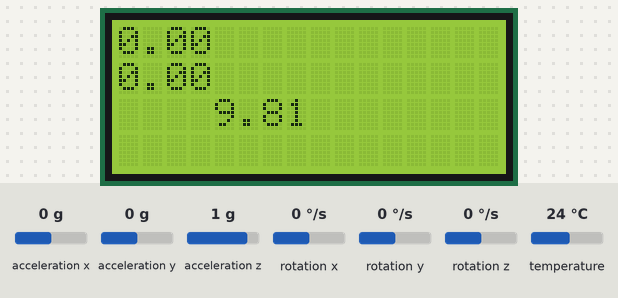
This sketch was run on a simulated Arduino Nano, built with avr-gcc and run on an emulated ATmega328P. Shown: 16×4 character LCD. Inputs (shaded band) come from the test bench; at power-on: acceleration x 0 g, acceleration y 0 g, acceleration z 1 g, rotation x 0 °/s, rotation y 0 °/s, rotation z 0 °/s, temperature 24 °C. No radio packets arrive unless stated.

Above: at 5.4 s.
5.5 s: acceleration x set to -1.4 g
At 7.5 s:
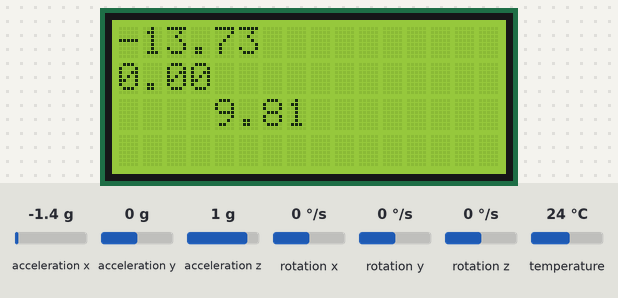
7.8 s: acceleration y set to -1.4 g
At 9.5 s:
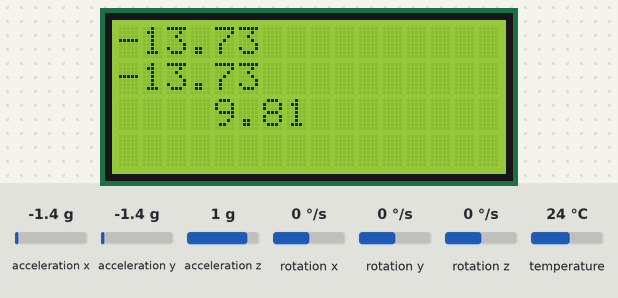
9.8 s: acceleration z set to -1.4 g
At 11.6 s:
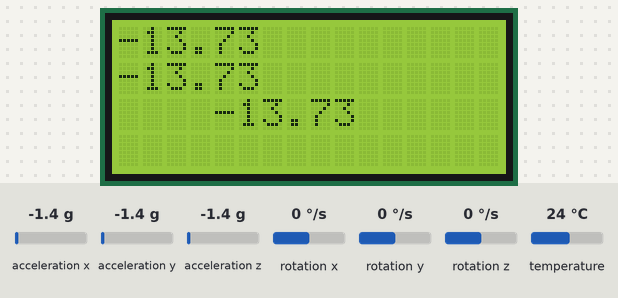
11.9 s: acceleration x set to -0.8 g
At 12.9 s:
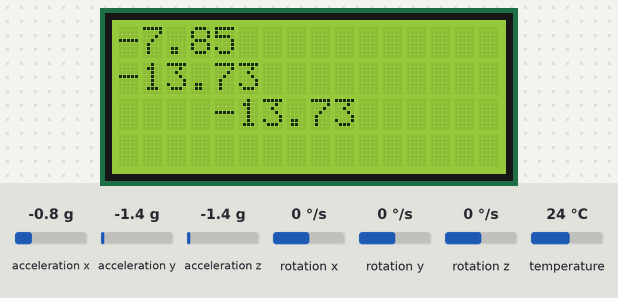
Timing chart, 0 to 14.9 s (numbered marks = the images above; inputs shaded):
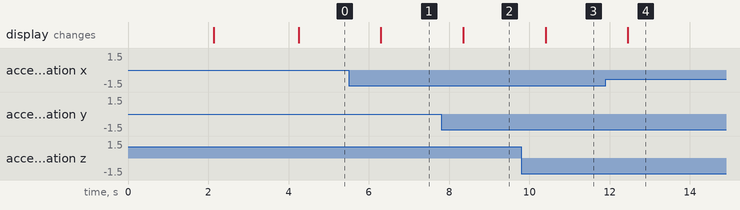

Measured:
- after the input at 5.5 s, the display: changes after 0.80 s (image 1)
- after the input at 7.8 s, the display: changes after 0.55 s (image 2)
- after the input at 9.8 s, the display: changes after 0.60 s (image 3)
- after the input at 11.9 s, the display: changes after 0.56 s (image 4)

The sketch:

Transmiter.ino
```cpp
// NRF24L01 Module Tutorial - Code for Transmitter using Arduino NANO

//Include needed Libraries at beginning
#include "nRF24L01.h" //NRF24L01 library created by TMRh20 https://github.com/TMRh20/RF24
#include "RF24.h"
#include "SPI.h"

//#include <LowPower.h>
#include <LiquidCrystal_I2C.h>
LiquidCrystal_I2C lcd(0x27, 16, 4); // set the LCD address to 0x3F for a 16 chars and 2 line display

#include <Adafruit_MPU6050.h>
#include <Adafruit_Sensor.h>
#include <Wire.h>

//#define SwitchPin 8 // Arcade switch is connected to Pin 8 on NANO
float SentMessage[1] = {000}; // Used to store value before being sent through the NRF24L01

RF24 radio(9, 10); // NRF24L01 used SPI pins + Pin 9 and 10 on the NANO
const uint64_t pipe = 0xE6E6E6E6E6E6; // Needs to be the same for communicating between 2 NRF24L01

Adafruit_MPU6050 mpu;
float text[3];

void setup(void) {

 Serial.begin(115200);

 lcd.init();
 lcd.backlight();
 lcd.setCursor(0, 0);
 lcd.print("Initializinglcd.setCursor(0, 1)");
 lcd.print("Transmitterdelay(2000)");
 delay(2000);


 Wire.begin();
 //mpu.begin();

  // Try to initialize!
 if (!mpu.begin())
 {
    lcd.println("Failed to find MPU6050 chip");
    while (1)
    {
      delay(10);
    }
 }
  lcd.clear();
  lcd.setCursor(0, 0);
  lcd.println("MPU6050 Found!");
  delay(2000);
  //lcd.clear();

  // set accelerometer range to +-8G
  mpu.setAccelerometerRange(MPU6050_RANGE_8_G);

  // set gyro range to +- 500 deg/s
  mpu.setGyroRange(MPU6050_RANGE_500_DEG);

  // set filter bandwidth to 21 Hz
  mpu.setFilterBandwidth(MPU6050_BAND_21_HZ);

  delay(100);


 radio.begin(); // Start the NRF24L01

 // Max power
 //radio.setPALevel( RF24_PA_MAX ) ;

 // Min speed (for better range I presume)
 radio.setDataRate( RF24_250KBPS ) ;

 // 8 bits CRC
 // radio.setCRCLength( RF24_CRC_8 ) ;

 // increase the delay between retries & # of retries
 //radio.setRetries(15, 15);
 radio.setAutoAck(false);
 radio.openWritingPipe(pipe); // Get NRF24L01 ready to transmit
}

void loop(void) {

  /* Get new sensor events with the readings */
  sensors_event_t a, g, temp;
  mpu.getEvent(&a, &g, &temp);

 //int num ;
 //num = random(0, 100);
 /*float num;
 num = a.acceleration.x;
 SentMessage[0] = num;
// SentMessage[0] = a.acceleration.x;
 outputToLCD("S_D:", (String) SentMessage[0], 0);
 radio.write(SentMessage, 1); // Send value through NRF24L01
 delay(500);
*/

/*
char text1[32];
itoa(a.acceleration.x,text1,10);
radio.write(&text1, sizeof(text1));

lcd.clear();
lcd.setCursor(0, 0);
lcd.print(a.acceleration.x);

char text2[32];
itoa(a.acceleration.y,text2,10);
radio.write(&text2, sizeof(text2));

lcd.setCursor(0, 1);
lcd.print(a.acceleration.y);

char text3[32];
itoa(a.acceleration.z,text3,10);
radio.write(&text3, sizeof(text3));

lcd.setCursor(0, 2);
lcd.print(a.acceleration.z);

 delay(1000);*/

 float text1,text2,text3;
text[0]=a.acceleration.x;
text[1]=a.acceleration.y;
text[2]=a.acceleration.z;

radio.write(text, sizeof(text));

lcd.clear();
lcd.setCursor(0, 0);
lcd.print(a.acceleration.x);

lcd.setCursor(0, 1);
lcd.print(a.acceleration.y);


lcd.setCursor(0, 2);
lcd.print(a.acceleration.z);

 delay(1000);

}

/*
void outputToLCD(String message1, String message2, int delayValue) {
 lcd.clear();
 lcd.setCursor(0, 0);
 lcd.print(message1);
 lcd.setCursor(6, 0);
 lcd.print(message2);
 delay(delayValue);
}*/
```
